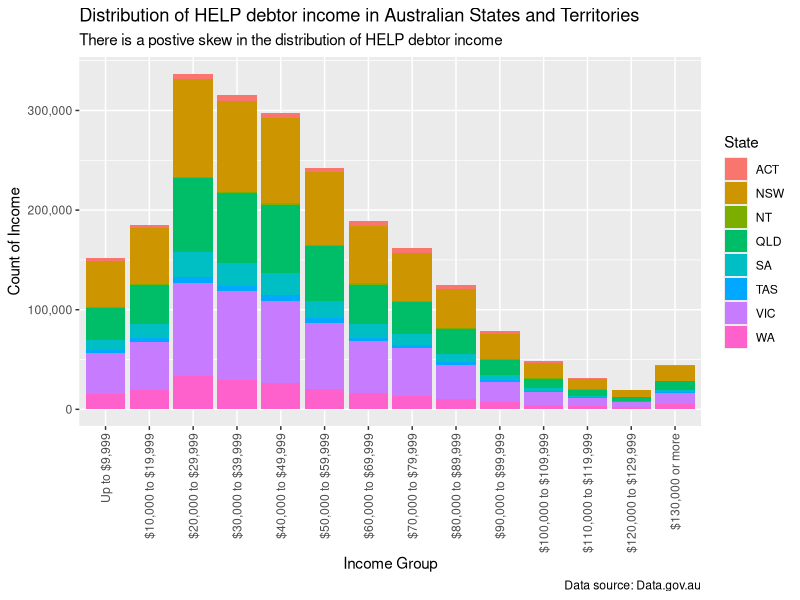

Generate this figure with R:
## ---- chunk 1
knitr::opts_chunk$set(echo = TRUE)

# Loading Libraries
library(readxl)
library(dplyr)
library(tidyr)
library(ggplot2)
library(scales)

# Loading Data
table_1 <- read_xlsx("Data/help-statistics-2021-2022.xlsx", sheet = 2, skip = 2, col_names = TRUE)
table_2 <- read_xlsx("Data/help-statistics-2021-2022.xlsx", sheet = 3, skip = 2, col_names = TRUE)
table_3 <- read_xlsx("Data/help-statistics-2021-2022.xlsx", sheet = 4, skip = 2, col_names = TRUE)
table_4 <- read_xlsx("Data/help-statistics-2021-2022.xlsx", sheet = 5, skip = 2, col_names = TRUE)
table_7 <- read_xlsx("Data/help-statistics-2021-2022.xlsx", sheet = 8, skip = 2, col_names = TRUE)
## ---- chunk 2

income_dist <- table_7 %>%
  select('Financial year', 'HELP repayment income', 'ACT', 'NSW', 'NT', 'QLD', 'SA', 'TAS', 'VIC', 'WA') %>%
  filter(`Financial year` == "2021–22") %>%
  filter(`HELP repayment income` != "Unknown")

pivoted_dist <- income_dist %>%
  pivot_longer(
    cols = c('ACT', 'NSW', 'NT', 'QLD', 'SA', 'TAS', 'VIC', 'WA'),
    names_to = "State",
    values_to = "Count")

income_factor = c("Up to $9,999", "$10,000 to $19,999", "$20,000 to $29,999", "$30,000 to $39,999", "$40,000 to $49,999", "$50,000 to $59,999", "$60,000 to $69,999", "$70,000 to $79,999", "$80,000 to $89,999", "$90,000 to $99,999", "$100,000 to $109,999", "$110,000 to $119,999", "$120,000 to $129,999", "$130,000 or more")

dist_plot <- ggplot(data = pivoted_dist, aes(x = factor(`HELP repayment income`, level = income_factor), y = Count, fill = State)) +
  geom_bar(stat="identity") +
  theme(axis.text.x = element_text(angle = 90, vjust = 0.5, hjust=1)) +
  scale_y_continuous(name="Count of Income", labels = label_comma()) +
  xlab("Income Group") +
  labs(title = "Distribution of HELP debtor income in Australian States and Territories", subtitle = "There is a postive skew in the distribution of HELP debtor income", caption = "Data source: Data.gov.au")

dist_plot

## ---- chunk 3
